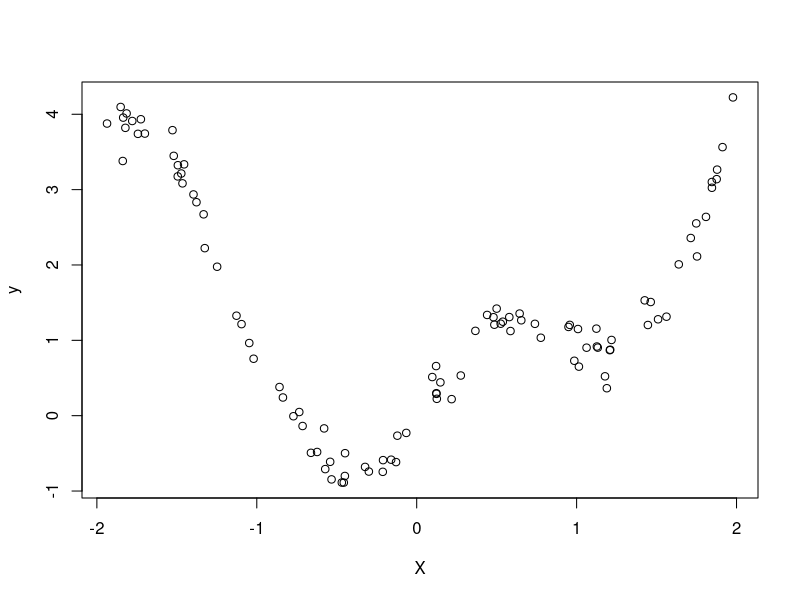
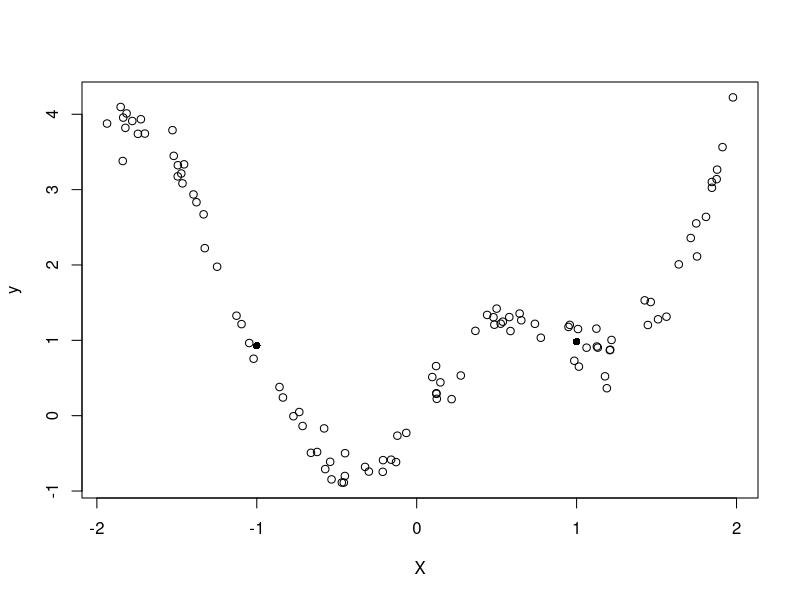
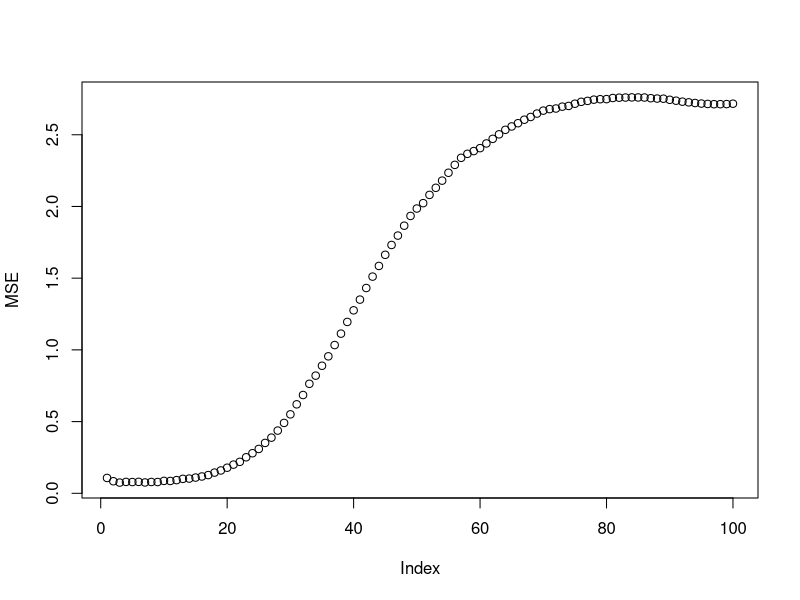
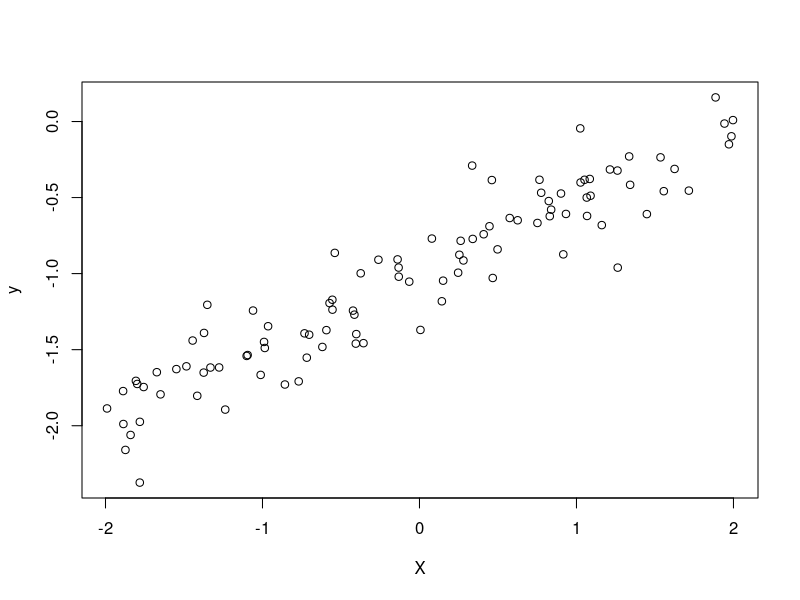
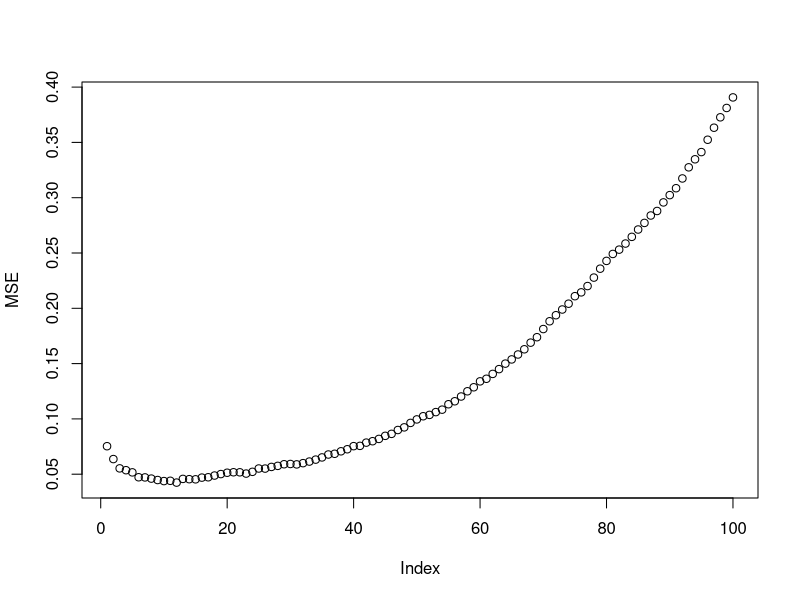
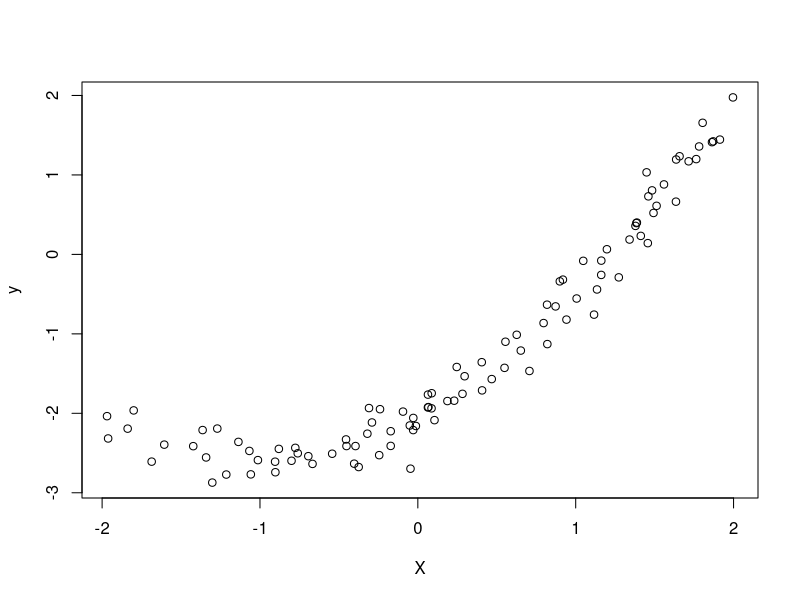
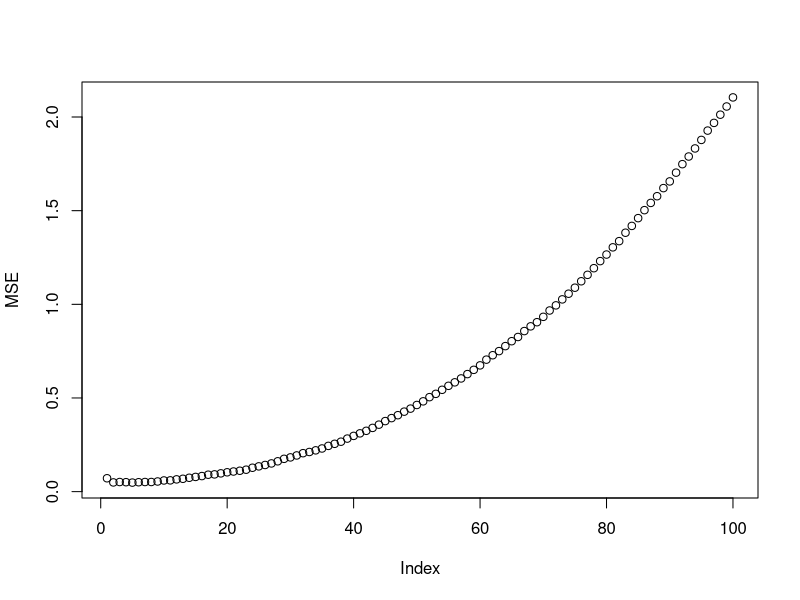

Recreate these plots in R, in order.
## ---- chunk 1
X <- runif(-2,2,n=100)
f <- function(x){ return(sin(pi*x) +x^2)}
y <- f(X) + rnorm(length(X), sd=.2)
plot(X, y)
## ---- chunk 2
# kNNR function

z=seq(-1,1,2)
kNNR<-function(x,y,z,k){
  f_hat=1:length(z) #store the f_hat of z
  for (i in 1:length(z)){
    dist=(x-z[i])^2
    neighbors=sort(dist,index.return=T)$ix #return the index
    kindex=neighbors[1:k]
    f_hat[i]=mean(y[kindex])
  }
  return(f_hat)
}

z_hat=kNNR(X,y,z,5)
## ---- chunk 3
# Plot the function kNNR for k = 5.
plot(X,y)
points(z,z_hat,pch=16)
## ---- chunk 4
Xtest  <- runif(-2,2,n=50)
ytest <- f(Xtest) + rnorm(length(Xtest), sd=.2)
MSE=rep(NA,100)
for (i in 1:100){
  z_hat=kNNR(X,y,Xtest,i)
  MSE[i]=mean((z_hat-ytest)^2)
}
plot(MSE)
which.min(MSE)
## ---- chunk 5
X <- runif(-2,2,n=100)
f <- function(x){ return(.5*x -1)}
y <- f(X) + rnorm(length(X), sd=.2)

Xtest <- runif(-2,2,n=100)
ytest <- f(Xtest) + rnorm(length(Xtest), sd=.2)
plot(X, y)

lm_fit=lm(y~X)
coef=lm_fit$coefficients
coef
X_ols=cbind(1,Xtest)
mean((ytest-X_ols%*%coef)^2)
## ---- chunk 6
# test MSE for the k-Nearest Neighbors model
MSE=rep(NA,100)
for (i in 1:100){
  z_hat=kNNR(X,y,Xtest,i)
  MSE[i]=mean((ytest-z_hat)^2)
}
plot(MSE)
which.min(MSE) #best k
min(MSE) # KNN MSE
## ---- chunk 7
X <- runif(-2,2,n=100)
f <- function(x){ return(.5*x^2 + x -2)} 
y <- f(X) + rnorm(length(X), sd=.2)

Xtest <- runif(-2,2,n=100)
ytest <- f(Xtest) + rnorm(length(Xtest), sd=.2)
plot(X, y)

lm_fit=lm(y~X)
coef=lm_fit$coefficients
coef
X_ols=cbind(1,Xtest)
mean((ytest-X_ols%*%coef)^2)
## ---- chunk 8
# test MSE for the k-Nearest Neighbors model
MSE=rep(NA,100)
for (i in 1:100){
  z_hat=kNNR(X,y,Xtest,i)
  MSE[i]=mean((ytest-z_hat)^2)
}
plot(MSE)
which.min(MSE)
min(MSE)
